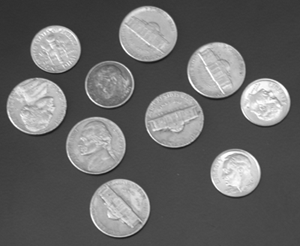
%> input picture coins.png, 300 x 246 px
$ octave COINS.m   (GNU Octave 9; MATLAB toolbox functions it lacks are replaced by stand-ins)
%> lines starting %> are read from the running program, lines starting %| are printed output that depends on the picture; in (x1, y1, x2, y2) boxes, pixels count from 0 and x2, y2 are one past the last pixel; in counts of white or black regions, pixels touching at a corner belong together; the program's own positions count from 1
%Read a grayscale image into the workspace and display it.
I = imread('coins.png');
%> I is the input picture: size 246x300 uint8; min 23, max 255, mean 103
imshow(I)
%Find edges using the Canny method.
BW1 = edge(I,'Canny');
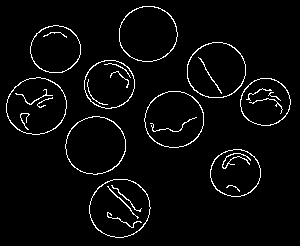
%> BW1: size 246x300 logical; 3.7% white in thin lines or dots, all inside (x1, y1, x2, y2) = (6, 6, 291, 238)
% Find edges using the Prewitt method.
BW2 = edge(I,'Prewitt');
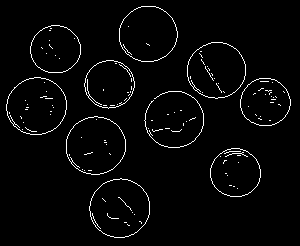
%> BW2: size 246x300 logical; 2.8% white in thin lines or dots, all inside (x1, y1, x2, y2) = (6, 6, 291, 238)
%Display both results side-by-side.
imshowpair(BW1,BW2,'montage')
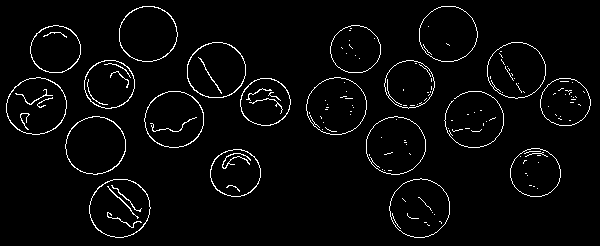
%> displayed picture: size 246x600, on the screen's scale of 0 to 255; 3.3% white in thin lines or dots

$ run again, with apple.jpg saved as coins.png
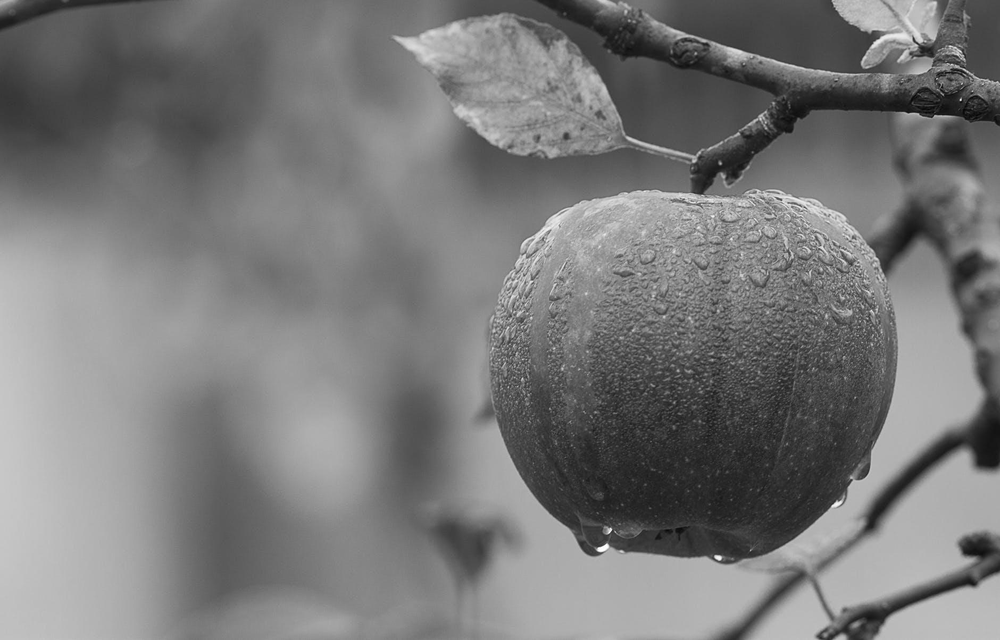
%> input picture apple.jpg, 1000 x 640 px, shrunk from 1880 x 1204 before the run
%> I is the input picture: size 640x1000 uint8; min 4, max 255, mean 121.2
%> `BW1 = edge(I,'Canny');`:
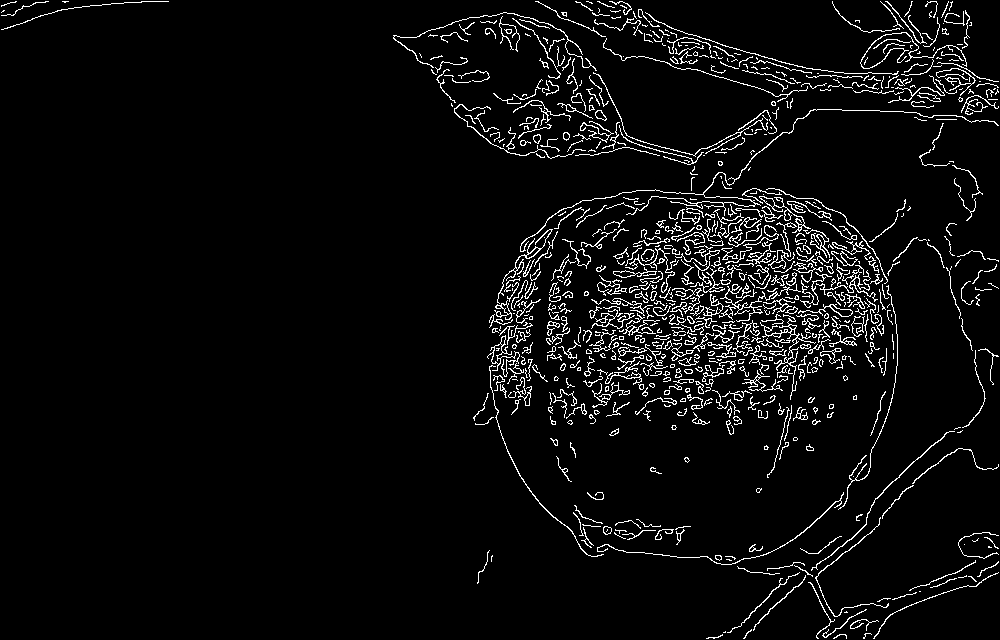
%> BW1: size 640x1000 logical; 4.8% white in thin lines or dots
%> BW2: size 640x1000 logical; 3.4% white in thin lines or dots
%> `imshowpair(BW1,BW2,'montage')`:
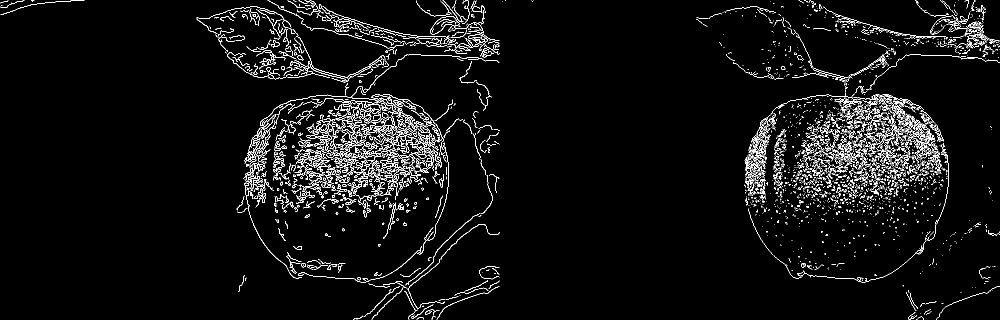
%> displayed picture: size 640x2000, on the screen's scale of 0 to 255 (shown at 1/2 size); 4.1% white in thin lines or dots
